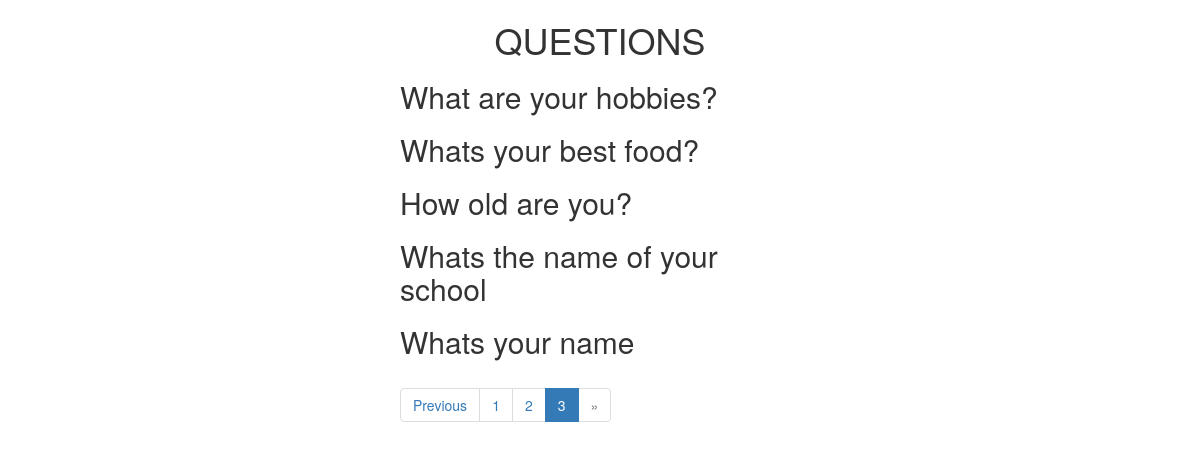
/?page=3, run on the app's committed database.
### questionapp/models.py (models this page shows, shortened)
class Question(models.Model):
    title = models.CharField(max_length=100)
    publish = models.DateTimeField(default=timezone.now)

### questionapp/views.py (the view)
# urls.py: path('', views.index, name ='indexpage')
def index(request):
   questions = Question.objects.all().order_by('-publish')
   paginator = Paginator(questions, 5) # 5 question per page
   page = request.GET.get('page', 1)
   try:
      questions = paginator.get_page(page)
   except PageNotAnInteger:
      questions = paginator.get_page(1)
   except EmptyPage:
      questions = paginator.get_page(paginator.num_pages)
   context = {"questions":questions}
   return render(request, "index.html", context)

### templates/index.html (shortened to what this page needs)
<!DOCTYPE html>
<html lang="en">
<head>
<link rel="stylesheet" href="https://cdn.jsdelivr.net/npm/bootstrap@3.4.1/dist/css/bootstrap.min.css">
<link rel="stylesheet" href="https://cdn.jsdelivr.net/npm/bootstrap@3.4.1/dist/css/bootstrap-theme.min.css">
</head>
<body>
  <div class=" form-group col-md-4 col-md-offset-4">
    <div class = "form-group row justify-content-center">
        <div class="card">
    <div class="card-body">
      <h1 class ="text-center">QUESTIONS</h1>
    {% for question in questions %}
        <h2>{{ question.title }}</h2>
    {% endfor %}
    {% if questions.has_other_pages %}
    <ul class="pagination">
    {% if questions.has_previous %}
      <li> <a class="page-link" href="?page={{ users.previous_page_number }}" tabindex="-1">Previous</a></li>
    {% else %}
      <li class="disabled"><span>&laquo;</span></li>
    {% endif %}
    {% for i in questions.paginator.page_range %}
      {% if questions.number == i %}
        <li class="active"><span>{{ i }} </span></li>
      {% else %}
        <li><a href="?page={{ i }}">{{ i }}</a></li>
      {% endif %}
    {% endfor %}
    {% if questions.has_next %}
      <li><a class="page-link" href="?page={{ questions.next_page_number }}">Next</a></li>
    {% else %}
      <li class="disabled"><span>&raquo;</span></li>
    {% endif %}
    </ul>
    {% endif %}
  </div>
</div>
</div>
</div>
</body>
</html>

### data on the page
Question: title "What are your hobbies?"
Question: title "Whats your best food?"
Question: title "How old are you?"
Question: title "Whats the name of your school"
Question: title "Whats your name"

### other printed values
{{ i }} "1" "2"
{{ i }} "3"
